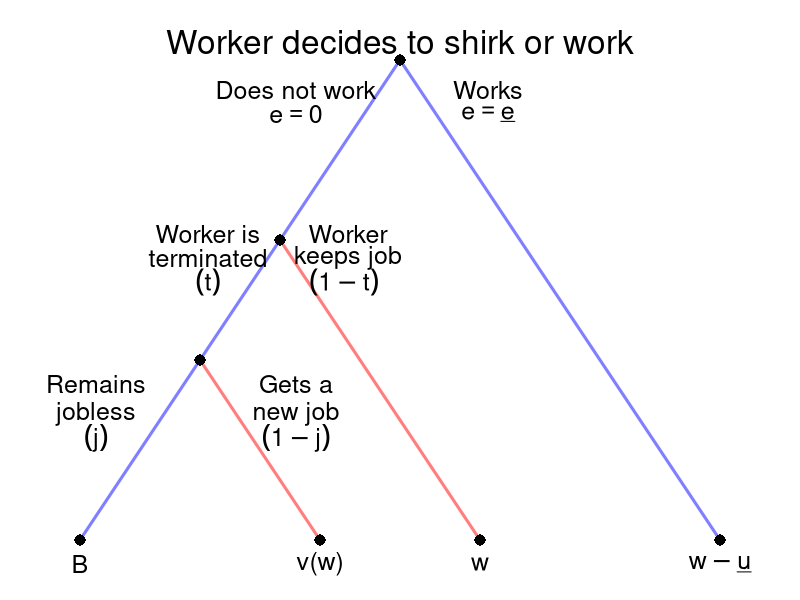

R code for this plot:
require(shape)
pdf(file = "employment/sequential_no_shirking.pdf", width = 9, height = 7)

#Set parameters for graphics
axislabelsize <- 1.5
labelsize <- 2
actionlabelsize <- 1.5
graphlinewidth <- 3
segmentlinewidth <- 2
nodesize <- 1.5

COL <- c("#7fc97f", "#beaed4", "#fdc086", "#ffff99", "#386cb0", "#f0027f", "#bf5b17", "#666666")
COLA <- c("#99d8c9","#66c2a4","#41ae76", "#238b45", "#005824")
COLB <- c("#4eb3d3", "#2b8cbe", "#0868ac","#084081")

par(mar =  c(0, 0, 0, 0))

xlims <- c(0, 10)
ylims <- c(0, 10)

npts <- 501 
x <- seq(xlims[1], xlims[2], length.out = npts)
y <- seq(ylims[1], ylims[2], length.out = npts) 

plot(0, 0, xlim = xlims, ylim = ylims, type = "n",
     xlab = expression(paste("")),
     ylab = expression(paste("")), 
     xaxt = "n", 
     yaxt = "n", 
     cex.lab = axislabelsize, 
     bty = "n",
     xaxs="i", 
     yaxs="i")

ticksy <- seq(from = 0, to = ylims[2], by = 2)
ylabels <- seq(from = 0, to = ylims[2], by = 2)
ticksx <- seq(from = 0, to = xlims[2], by = 2)
xlabels <- seq(from = 0, to = xlims[2], by = 2)

#Branches for Agent
#Fish 10
segments(5, 9, 1, 1, lty = 1, col = rgb(0, 0, 1, 0.5), lwd = graphlinewidth)
#Fish 12
segments(5, 9, 9, 1, lty = 1, col = rgb(0, 0, 1, 0.5), lwd = graphlinewidth)

#Branches for Agent
#From Aram Fishing 10
#Bina fishes 10
segments(3.5, 6, 6, 1, lty = 1, col = rgb(1, 0, 0, 0.5), lwd = graphlinewidth)
#Bina fishes 12
segments(2.5, 4, 4, 1, lty = 1, col = rgb(1, 0, 0, 0.5), lwd = graphlinewidth)

#From Aram fishing 12
#Bina fishes 10
#segments(7.5, 5, 6, 1, lty = 1, col = rgb(1, 0, 0, 0.5), lwd = graphlinewidth)


#Bina fishes 12
#segments(7.5, 5, 9, 1, lty = 1, col = rgb(1, 0, 0, 0.5), lwd = graphlinewidth)

#Initial node
points(5, 9, pch = 16, col = "black", cex = nodesize)

#P1 Nodes
points(2.5, 4, pch = 16, col = "black", cex = nodesize)
points(3.5, 6, pch = 16, col = "black", cex = nodesize) 

#P2 Terminal Nodes
points(1, 1, pch = 16, col = "black", cex = nodesize)
points(4, 1, pch = 16, col = "black", cex = nodesize)
points(6, 1, pch = 16, col = "black", cex = nodesize)
points(9, 1, pch = 16, col = "black", cex = nodesize)

text(5, 9.3, expression(paste("Worker decides to shirk or work")), cex = labelsize)

text(3.7, 8.5, expression(paste("Does not work")), cex = actionlabelsize)
text(3.7, 8.1, expression(paste(e == 0)), cex = actionlabelsize)


text(6.1, 8.5, expression(paste("Works")), cex = actionlabelsize)
text(6.1, 8.1, expression(paste(e == underline(e))), cex = actionlabelsize)

text(2.6, 6.1, expression(paste("Worker is")), cex = actionlabelsize)
text(2.6, 5.7, expression(paste("terminated")), cex = actionlabelsize)

text(4.35, 6.1, expression(paste("Worker")), cex = actionlabelsize)
text(4.35, 5.7, expression(paste("keeps job")), cex = actionlabelsize)

text(2.6, 5.3, expression(paste((t))), cex = actionlabelsize)
text(4.3, 5.3, expression(paste( (1-t) )), cex = actionlabelsize)

text(1.2, 3.6, expression(paste("Remains")), cex = actionlabelsize)
text(1.2, 3.1, expression(paste("jobless")), cex = actionlabelsize)


text(3.7, 3.6, expression(paste("Gets a")), cex = actionlabelsize)
text(3.7, 3.1, expression(paste("new job")), cex = actionlabelsize)

text(1.2, 2.7, expression(paste( (j) )), cex = actionlabelsize)
text(3.7, 2.7, expression(paste( (1-j) )), cex = actionlabelsize)


#Payoffs 
text(1, .6, expression("B"), cex = actionlabelsize)
text(4, .6, expression("v(w)"), cex = actionlabelsize)
text(6, .6, expression("w"), cex = actionlabelsize)
text(9, .6, expression(paste(w - underline(u))), cex = actionlabelsize)

dev.off()
